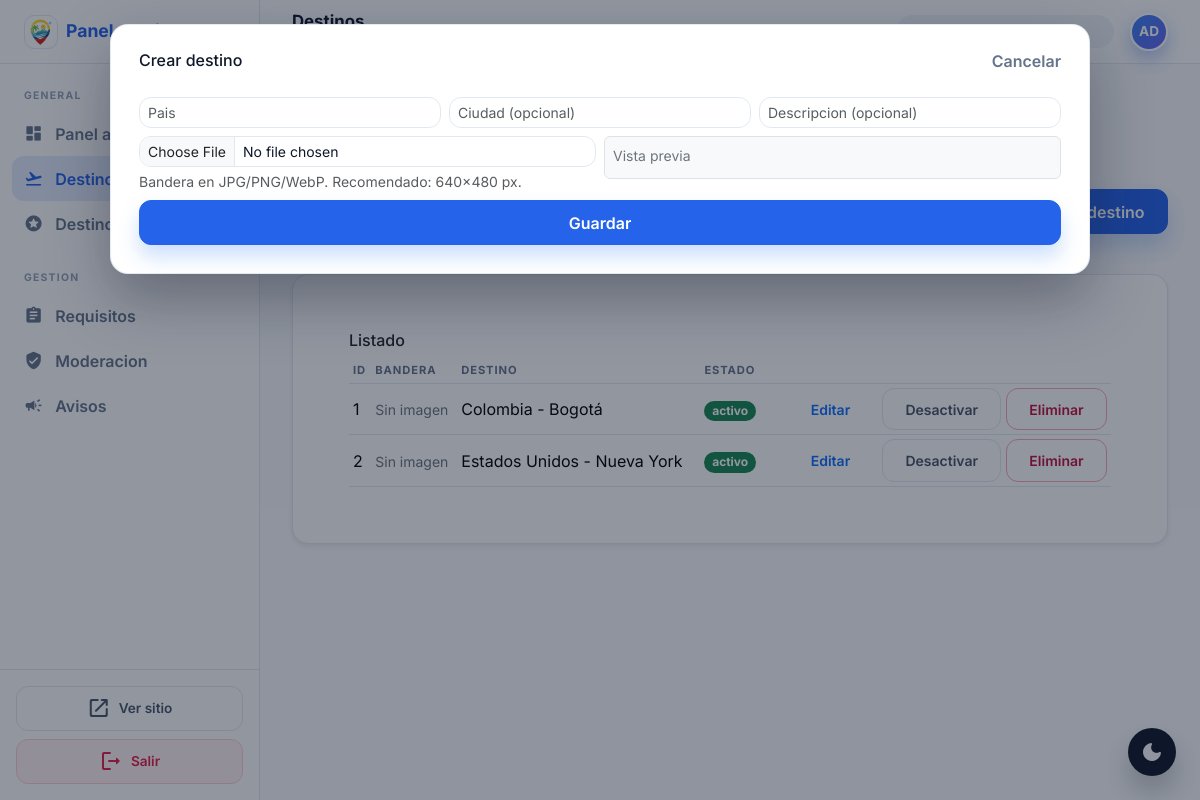
Screenshot of /public/admin/destinos.php?new=1 (signed in) with the database file from the repository.
### tables this page shows
CREATE TABLE IF NOT EXISTS destino (
  id_destino INT AUTO_INCREMENT PRIMARY KEY,
  pais VARCHAR(120) NOT NULL,
  ciudad VARCHAR(120) NULL,
  descripcion_general TEXT NULL,
  bandera_path VARCHAR(255) NULL,
  estado ENUM('activo','inactivo') NOT NULL DEFAULT 'activo'
);

### app/core/config.php (called while the page is built)
<?php
return [
  'db' => [
    'host' => '127.0.0.1',
    'name' => 'umb_viajes',
    'user' => 'root',
    'pass' => '',
    'charset' => 'utf8mb4',
  ],
  'app' => [
    'base_url' => 'http://localhost/goTurismcol/public',
    'app_name' => 'goTurismCol',
  ],
  'security' => [
    'session_name' => 'UMB_VIAJES_SESS',
  ]
];

### app/core/helpers.php (called while the page is built, shortened)
<?php
function e(string $s) : string { return htmlspecialchars($s, ENT_QUOTES, 'UTF-8'); }
function config(string $key, $default=null) {
  static $cfg = null;
  if (!$cfg) $cfg = require __DIR__ . '/config.php';
  $parts = explode('.', $key);
  $val = $cfg;
  foreach ($parts as $p) {
    $val = $val[$p];
  }
  return $val;
}
function base_url(string $path='') : string {
  $base = rtrim(config('app.base_url', ''), '/');
  $path = ltrim($path, '/');
  return $path ? $base . '/' . $path : $base;
}

### public/admin/destinos.php (the view, shortened to what this page needs)
<?php require_once __DIR__ . '/_admin_guard.php';
$new_modal = isset($_GET['new']) ? 1 : 0;
$items = $pdo->query("SELECT * FROM destino ORDER BY estado DESC, pais, ciudad")->fetchAll();
?>
<?php include __DIR__ . '/_layout_start.php'; ?>
  <div class="admin-section-head">
    <h2>Destinos</h2>
    <p>Crear y activar/desactivar destinos disponibles en la plataforma.</p>
  </div>
  <div class="admin-page">
  <div class="d-flex justify-content-end mb-3">
    <a class="btn btn-primary" href="<?= e(base_url('admin/destinos.php?new=1')) ?>">Nuevo destino</a>
  </div>
  <?php if ($new_modal): ?>
    <div class="req-modal-backdrop">
      <div class="req-modal">
        <div class="req-modal-head">
          <h2 class="h6 mb-0">Crear destino</h2>
          <a class="req-modal-close" href="<?= e(base_url('admin/destinos.php')) ?>">Cancelar</a>
        </div>
        <form method="post" class="row g-2 mt-3" enctype="multipart/form-data">
          <div class="col-md-4"><input class="form-control form-control-sm" name="pais" placeholder="Pais" required></div>
          <div class="col-md-4"><input class="form-control form-control-sm" name="ciudad" placeholder="Ciudad (opcional)"></div>
          <div class="col-md-4"><input class="form-control form-control-sm" name="descripcion" placeholder="Descripcion (opcional)"></div>
          <div class="col-md-6">
            <input class="form-control form-control-sm flag-input" type="file" name="bandera" accept=".png,.jpg,.jpeg,.webp">
            <div class="form-text">Bandera en JPG/PNG/WebP. Recomendado: 640x480 px.</div>
          </div>
          <div class="col-md-6">
            <div class="border rounded p-2 bg-light">
              <div class="small text-secondary mb-1">Vista previa</div>
            </div>
          </div>
          <div class="col-12"><button class="btn btn-primary w-100">Guardar</button></div>
        </form>
      </div>
    </div>
  <?php endif; ?>
  <div class="card shadow-sm">
    <div class="card-body">
      <h2 class="h6">Listado</h2>
      <div class="table-responsive">
        <table class="table table-sm align-middle">
          <thead><tr><th>ID</th><th>Bandera</th><th>Destino</th><th>Estado</th><th></th></tr></thead>
          <tbody>
          <?php foreach ($items as $it): ?>
            <tr>
              <td><?= (int)$it['id_destino'] ?></td>
              <td>
                <?php if (!empty($it['bandera_path'])): ?>
                  <img src="<?= e(asset_url($it['bandera_path'])) ?>" alt="Bandera" width="48" height="48" class="rounded">
                <?php else: ?>
                  <span class="text-secondary small">Sin imagen</span>
                <?php endif; ?>
              </td>
              <td><?= e($it['pais'] . ($it['ciudad'] ? ' - ' . $it['ciudad'] : '')) ?></td>
              <td><span class="badge text-bg-<?= $it['estado']==='activo'?'success':'secondary' ?>"><?= e($it['estado']) ?></span></td>
              <td class="text-end">
                <a class="btn btn-outline-primary btn-sm me-1" href="<?= e(base_url('admin/destinos.php?edit=' . (int)$it['id_destino'])) ?>">Editar</a>
                <form method="post" class="d-inline">
                  <button class="btn btn-outline-secondary btn-sm"><?= $it['estado']==='activo'?'Desactivar':'Activar' ?></button>
                </form>
                <form method="post" class="d-inline" onsubmit="return confirm('¿Eliminar este destino? Se eliminarán sus requisitos y avisos.');">
                  <button class="btn btn-outline-danger btn-sm">Eliminar</button>
                </form>
              </td>
            </tr>
          <?php endforeach; ?>
          </tbody>
        </table>
      </div>
    </div>
  </div>
  </div>
<?php include __DIR__ . '/_layout_end.php'; ?>

### public/assets/css/app.css (style rules this page uses)
:root { --primary: #3b82f6; --primary-dark: #2563eb; --secondary: #84cc16; --secondary-dark: #65a30d; --background: #f8fafc; --text: #0f172a; --muted: #64748b; --card: #ffffff; --radius: 24px; --shadow: 0 20px 45px rgba(15, 23, 42, 0.12); }
* { box-sizing: border-box; }
body { margin: 0; font-family: 'Inter', 'Segoe UI', sans-serif; color: var(--text); background: var(--background); }
a { text-decoration: none; color: inherit; }
.btn { display: inline-flex; align-items: center; justify-content: center; gap: 0.5rem; padding: 0.6rem 1.4rem; border-radius: 999px; font-weight: 700; border: 1px solid transparent; transition: transform 0.2s ease, box-shadow 0.2s ease, background 0.2s ease; }
.btn-primary { background: var(--primary); color: #ffffff; box-shadow: 0 12px 20px rgba(59, 130, 246, 0.25); }
.btn-outline-danger { border-color: rgba(244, 63, 94, 0.45); color: #be123c; }
.card { background: var(--card); border-radius: var(--radius); box-shadow: var(--shadow); padding: 2rem; border: 1px solid rgba(226, 232, 240, 0.8); }
.req-modal-backdrop { position: fixed; inset: 0; background: rgba(15, 23, 42, 0.45); display: flex; align-items: flex-start; justify-content: center; padding: 1.5rem; overflow-y: auto; z-index: 2000; }
.req-modal { width: min(980px, 100%); background: #ffffff; border-radius: 18px; border: 1px solid rgba(226, 232, 240, 0.9); box-shadow: 0 25px 60px rgba(15, 23, 42, 0.35); padding: 1.5rem 1.75rem 1.75rem; max-height: 90vh; overflow-y: auto; }
.req-modal-head { display: flex; align-items: center; justify-content: space-between; gap: 1rem; }
.req-modal-close { font-weight: 600; color: #64748b; }
.admin-body { margin: 0; font-family: 'Inter', 'Segoe UI', sans-serif; --admin-primary: #2563eb; --admin-bg: #f8fafc; --admin-surface: #ffffff; --admin-surface-muted: #f1f5f9; --admin-border: #e2e8f0; --admin-text: #0f172a; --admin-muted: #64748b; --admin-muted-strong: #475569; --admin-topbar: rgba(255, 255, 255, 0.85); --admin-shadow: 0 16px 28px rgba(15, 23, 42, 0.08); background: var(--admin-bg); color: var(--admin-text); overflow: hidden; }
.admin-page { display: flex; flex-direction: column; gap: 1.5rem; }
.admin-section-head h2 { margin: 0; font-size: 1.6rem; font-weight: 700; }
.admin-section-head p { margin: 0.4rem 0 2rem; color: var(--admin-muted); }
.admin-body .card { background: var(--admin-surface); border: 1px solid var(--admin-border); border-radius: 1rem; box-shadow: var(--admin-shadow); }
.admin-body .card-body { padding: 1.5rem; }
.admin-body .form-control, .admin-body .form-select { border-radius: 0.75rem; border-color: var(--admin-border); background: var(--admin-surface); color: var(--admin-text); }
.admin-body .table { color: var(--admin-text); margin-bottom: 0; }
.admin-body .table thead th { font-size: 0.7rem; text-transform: uppercase; letter-spacing: 0.08em; color: var(--admin-muted); border-bottom-color: var(--admin-border); }
.admin-body .table tbody td { border-color: var(--admin-border); }
.admin-body .badge { border-radius: 999px; font-weight: 700; }
.admin-body .btn { border-radius: 0.75rem; font-weight: 600; }
.admin-body .btn-primary { background: var(--admin-primary); border-color: var(--admin-primary); }
.admin-body .btn-outline-secondary { border-color: var(--admin-border); color: var(--admin-muted-strong); }

### rows the page displays
destino: id_destino "1", shows "Sin imagen", pais+ciudad "Colombia - Bogotá", estado "activo", shows "Desactivar"
destino: id_destino "2", shows "Sin imagen", pais+ciudad "Estados Unidos - Nueva York", estado "activo", shows "Desactivar"

### other values shown
$page_title "Destinos"
$avatar "AD"
